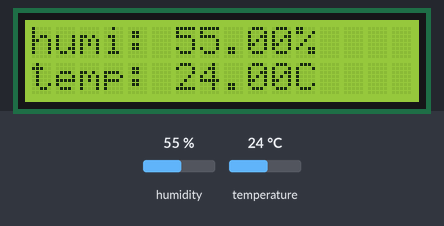
The sketch below on a simulated Arduino Uno, built with avr-gcc and run on an emulated ATmega328P. On the bench: 16×2 character LCD. The test bench sets the inputs (shaded band); at power-on: humidity 55 %, temperature 24 °C.

Above: at 1.2 s.
1.3 s: humidity set to 22 %
At 2.9 s:
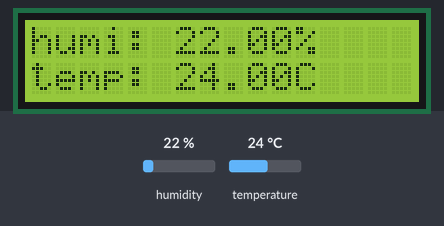
4.1 s: temperature set to 12 °C
At 4.7 s:
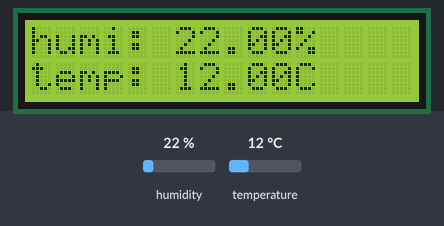
6.9 s: humidity set to 40 %
At 9.5 s:
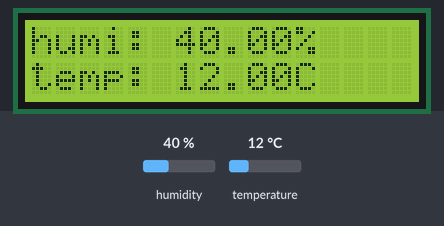
9.9 s: temperature set to 19 °C
At 11.2 s:
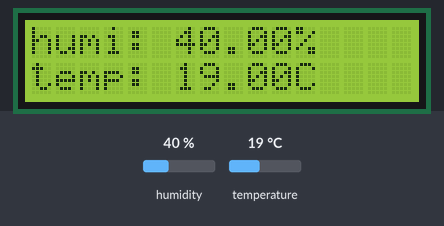
Timing chart, 0 to 12.9 s (numbered marks = the images above; inputs shaded):
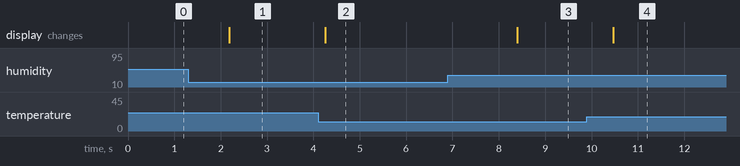

The sketch:

topic3.ino
```cpp
#include <LiquidCrystal_I2C.h>
#include <DHT.h>

#define DHTPIN 2
#define DHTTYPE DHT11

LiquidCrystal_I2C lcd(0x27, 16, 2);
DHT dht(DHTPIN, DHTTYPE);

void setup(){
  lcd.init();
  lcd.backlight();
  dht.begin();
}

void loop(){
  float humi = dht.readHumidity();
  float temp = dht.readTemperature();

  lcd.setCursor(0, 0);
  lcd.print("humi: ");
  lcd.print(humi);
  lcd.print("%");

  lcd.setCursor(0, 1);
  lcd.print("temp: ");
  lcd.print(temp);
  lcd.print("C");
  delay(1000);
}
```

Measured:
- after the input at 1.3 s, the display: changes after 0.88 s (image 1)
- after the input at 4.1 s, the display: changes after 0.16 s (image 2)
- after the input at 6.9 s, the display: changes after 1.5 s (image 3)
- after the input at 9.9 s, the display: changes after 0.57 s (image 4)
